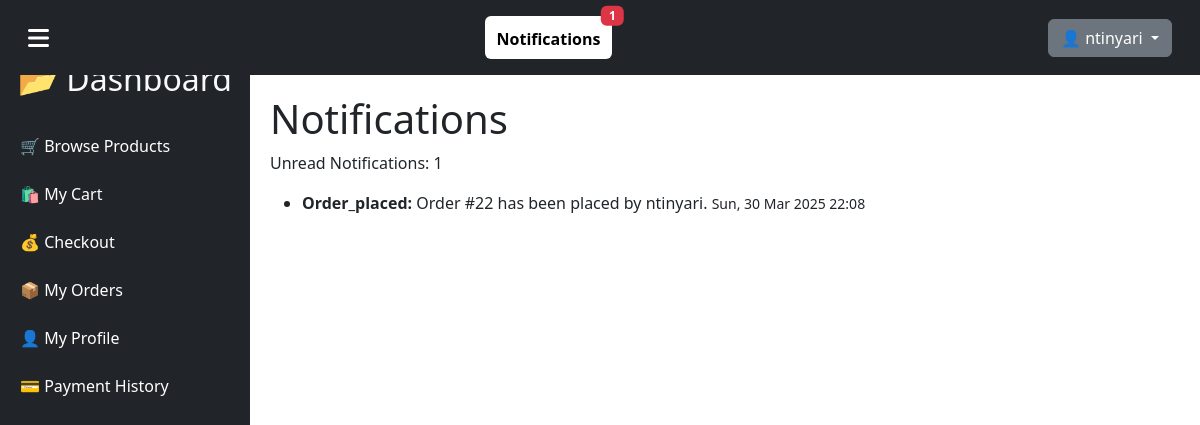
Page /inventory/notifications/ (signed in) on the earlier database version.
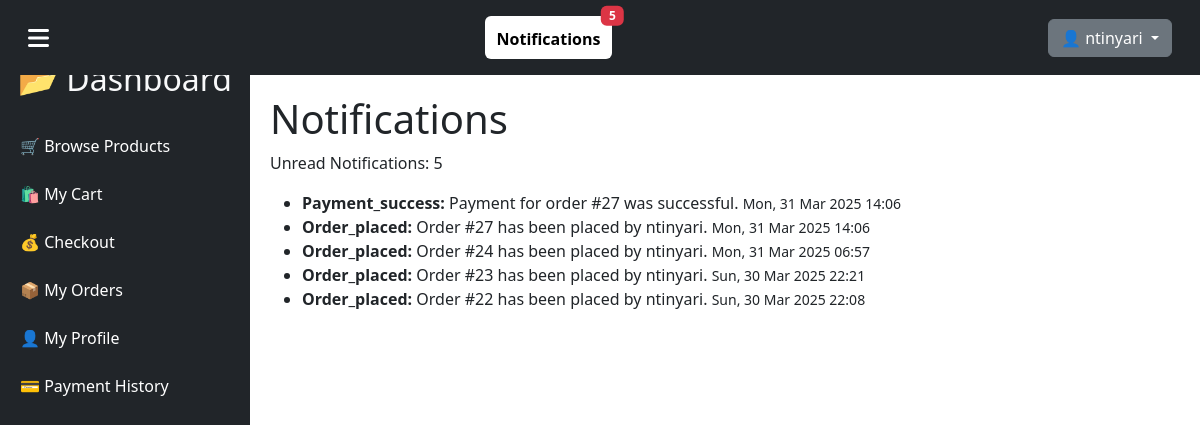
Same page on the later database version.
### inventory/models.py (models this page shows, shortened)
class Notification(models.Model):
    EVENT_CHOICES = [
        ('stock_added', 'Stock Added'),
        ('stock_low', 'Stock Low'),
        ('order_placed', 'Order Placed'),
        ('order_shipped', 'Order Shipped'),
        ('order_delivered', 'Order Delivered'),
        ('new_user', 'New User Signup'),
        ('payment_success', 'Payment Successful'),
        ('payment_failed', 'Payment Failed'),
        ('review_added', 'New Review'),
        ('out_of_stock', 'Product Out of Stock'),
    ]
    user = models.ForeignKey(
        settings.AUTH_USER_MODEL,
        on_delete=models.CASCADE,
        null=True,
        blank=True,
        related_name="notifications"
    )
    event = models.CharField(max_length=20, choices=EVENT_CHOICES)
    message = models.TextField()
    timestamp = models.DateTimeField(default=now, db_index=True)
    is_read = models.BooleanField(default=False, db_index=True)
    class Meta:
        ordering = ['-timestamp']  # Newest notifications first

### inventory/views.py (the view)
# urls.py: path('notifications/', views.customer_notifications_view, name='customer_notifications'),
@login_required
def customer_notifications_view(request):
    notifications = Notification.objects.filter(user=request.user).order_by('-timestamp')  # Get the user's notifications
    unread_notifications_count = notifications.filter(is_read=False).count()  # Get unread notifications count
    notifications.filter(is_read=False).update(is_read=True)
    return render(request, 'customer_notifications.html', {
        'notifications': notifications,
        'unread_notifications_count': unread_notifications_count,  # Pass the count here
    })

### inventory/templates/customer_notifications.html
{% extends 'base.html' %}
{% block content %}
    <h1>Notifications</h1>
    <p>Unread Notifications: {{ unread_notifications_count }}</p>
    <ul>
        {% for notification in notifications %}
            <li {% if not notification.is_read %} class="unread" {% endif %}>
                <strong>{{ notification.event|capfirst }}:</strong> {{ notification.message }}
                <small>{{ notification.timestamp|date:"D, d M Y H:i" }}</small>
            </li>
        {% endfor %}
    </ul>
{% endblock %}

### home/templates/base.html (shortened to what this page needs)
<!DOCTYPE html>
<html lang="en">
<head>
    <link rel="stylesheet" href="https://cdn.jsdelivr.net/npm/bootstrap@5.3.0/dist/css/bootstrap.min.css">
    <link rel="stylesheet" href="https://cdnjs.cloudflare.com/ajax/libs/font-awesome/6.4.2/css/all.min.css">
</head>
<body>
<nav class="navbar navbar-expand-lg bg-dark p-3">
    <div class="container-fluid d-flex justify-content-between align-items-center">
        <div class="menu-toggle text-white" onclick="toggleSidebar()">
            <i class="fas fa-bars"></i>
        </div>
        {% if user.is_authenticated %}
        <div class="dropdown">
            <button class="btn btn-light position-relative" type="button" id="notificationDropdown" data-bs-toggle="dropdown" aria-expanded="false">
                 Notifications
                {% if unread_notifications_count > 0 %}
                    <span class="badge bg-danger position-absolute top-0 start-100 translate-middle">
                        {{ unread_notifications_count }}
                    </span>
                {% endif %}
            </button>
        </div>
    {% endif %}
        <div>
            {% if user.is_authenticated %}
            <div class="dropdown">
                <button class="btn btn-secondary dropdown-toggle" type="button" data-bs-toggle="dropdown">
                    👤 {{ user.username }}
                </button>
            </div>
            {% else %}
            <a href="{% url 'login' %}" class="btn btn-success">Login</a>
            <a href="{% url 'signup' %}" class="btn btn-warning">Sign Up</a>
            {% endif %}
        </div>
    </div>
</nav>
<aside class="sidebar">
    <h2 class="text-light text-center">📂 Dashboard</h2>
    <ul class="list-unstyled mt-4">
        {% if user.is_authenticated %}
            {% if user.is_staff %}
            <li>
                <button class="dropdown-button">📦 Product Management ⬇</button>
                <ul class="dropdown-content">
                    <li><a href="{% url 'inventory:view_products' %}">📋 View Products</a></li>
                    <li><a href="{% url 'inventory:add_product' %}">➕ Add Product</a></li>
                </ul>
            </li>
            <li>
                <button class="dropdown-button">📊 Stock Management ⬇</button>
                <ul class="dropdown-content">
                    <li><a href="{% url 'inventory:view_stock' %}">📋 View Stock</a></li>
                </ul>
            </li>
            <li>
                <button class="dropdown-button">🏭 Supplier Management ⬇</button>
                <ul class="dropdown-content">
                    <li><a href="{% url 'inventory:supplier_list' %}">📋 View Suppliers</a></li>
                    <li><a href="{% url 'inventory:supplier_create' %}">➕ Add Supplier</a></li>
                </ul>
            </li>
            <li>
                <button class="dropdown-button">📊 Reports & Orders ⬇</button>
                <ul class="dropdown-content">
                    <li><a href="{% url 'order:admin_order_list' %}">📦 Orders</a></li>
                    <li><a href="{% url 'orders:order_report' %}">📊 Order Report</a></li>
                    <li><a href="{% url 'orders:admin_payment_list' %}">💳 View Payments</a></li>
                    <li><a href="{% url 'orders:export_orders_csv' %}">📄 Export Orders (CSV)</a></li>
                </ul>
            </li>
            <li><a href="{% url 'user_list' %}">👥 Manage Users</a></li>
            {% else %}
            <li><a href="{% url 'inventory:browse_products' %}">🛒 Browse Products</a></li>
            <li><a href="{% url 'orders:cart_detail' %}">🛍 My Cart</a></li>
            <li><a href="{% url 'orders:checkout_view' %}">💰 Checkout</a></li>
            <li><a href="{% url 'orders:my_orders' %}">📦 My Orders</a></li>
            <li><a href="{% url 'user_profile' %}">👤 My Profile</a></li>
            <li><a href="{% url 'orders:payment_history' %}">💳 Payment History</a></li>
            {% endif %}
        {% endif %}
    </ul>
</aside>
<main class="main-content">
    {% block content %}{% endblock %}
</main>
</body>
</html>

Differences in the rows shown:
added Notification: event "Payment_success", message "Payment for order #27 was successful.", timestamp "Mon, 31 Mar 2025 14:06"
added Notification: event "Order_placed", message "Order #27 has been placed by ntinyari.", timestamp "Mon, 31 Mar 2025 14:06"
added Notification: event "Order_placed", message "Order #24 has been placed by ntinyari.", timestamp "Mon, 31 Mar 2025 06:57"
added Notification: event "Order_placed", message "Order #23 has been placed by ntinyari.", timestamp "Sun, 30 Mar 2025 22:21"
Other differences:
{{ unread_notifications_count }}: "1" → "5"
